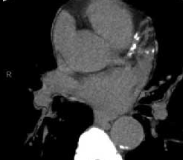
#> input picture uploads/with_plaque.png, 183 x 160 px
$ python -i image_utils.py   (imports and definitions only)
#> lines starting #> are read from the running program, lines starting #| are printed output that depends on the picture; after the words box and inside, x2 and y2 are one past the last pixel; in counts of white or black regions, pixels touching at a corner belong together
#> further down, picture is the input picture: shape (160, 183, 3); mean B, G, R 51.6, 51.6, 51.6
import cv2
import numpy as np
from flask import current_app

def allowed_file(filename):
    return "." in filename and filename.rsplit(".", 1)[1].lower() in current_app.config["ALLOWED_EXTENSIONS"]

def detect_plaque(image):
    if image is None:
        raise ValueError("Invalid image data")

    # Convert to grayscale
    gray = cv2.cvtColor(image, cv2.COLOR_BGR2GRAY)

    # Create a copy for heart region detection
    heart_image = gray.copy()

    # Apply threshold to separate heart from background
    _, heart_mask = cv2.threshold(heart_image, 50, 255, cv2.THRESH_BINARY)
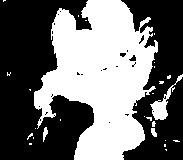
#> heart_mask: shape (160, 183); 43.5% white; 27 white regions (23 under 20 px), largest, box (x1, y1, x2, y2) and area: (34, 0, 158, 160) 12169, (150, 74, 183, 120) 357, (43, 127, 48, 142) 44, (151, 128, 157, 137) 38

    # Apply morphological operations to clean up heart mask
    kernel = np.ones((5,5), np.uint8)
    heart_mask = cv2.morphologyEx(heart_mask, cv2.MORPH_CLOSE, kernel)
#> heart_mask: shape (160, 183); 45.1% white; 13 white regions (9 under 20 px), largest, box (x1, y1, x2, y2) and area: (34, 0, 158, 160) 12542, (146, 74, 183, 137) 482, (27, 133, 34, 145) 47, (43, 127, 48, 142) 45
    heart_mask = cv2.morphologyEx(heart_mask, cv2.MORPH_OPEN, kernel)
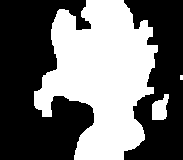
#> heart_mask: shape (160, 183); 43.5% white; 3 white regions (1 under 20 px)

    # Find heart contours
    heart_contours, _ = cv2.findContours(heart_mask, cv2.RETR_EXTERNAL, cv2.CHAIN_APPROX_SIMPLE)
#> heart_contours = 3 contours, 1 with area under 20; largest, box (x1, y1, x2, y2) and area: (34, 0, 158, 160) 12089, (152, 94, 169, 120) 275

    # Find the largest contour (assumed to be the heart)
    heart_contour = max(heart_contours, key=cv2.contourArea)
#> heart_contour = contour of 215 points, box (x1, y1, x2, y2) (34, 0, 158, 160), area 12089

    # Create heart region mask
    heart_region = np.zeros_like(gray)
    cv2.drawContours(heart_region, [heart_contour], -1, 255, -1)
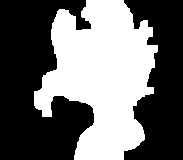
#> heart_region: shape (160, 183); 42.4% white; 1 white region, box (x1, y1, x2, y2) and area: (34, 0, 158, 160) 12416

    # Apply minimal Gaussian blur
    blurred = cv2.GaussianBlur(gray, (3, 3), 0)

    # Intensity thresholds for plaque detection
    thresholds = [
        (160, 14),  # High intensity
        (140, 11),  # Medium intensity
        (125, 8)    # Low intensity
    ]

    # Initialize detection parameters
    processed_image = image.copy()
    plaque_score = 0
    plaque_count = 0
    total_plaque_area = 0
    processed_regions = np.zeros_like(gray)

    def process_contour(contour, min_contrast):
        area = cv2.contourArea(contour)
        if 0.5 < area < 3000:
            mask = np.zeros_like(gray)
            cv2.drawContours(mask, [contour], -1, 255, -1)

            # Skip if region already processed
            if cv2.countNonZero(cv2.bitwise_and(processed_regions, mask)) > 0:
                return False, 0, 0

            # Extract region properties
            roi = cv2.bitwise_and(blurred, blurred, mask=mask)
            roi_values = roi[roi != 0]

            if len(roi_values) > 0:
                mean_intensity = np.mean(roi_values)
                max_intensity = np.max(roi_values)
                std_intensity = np.std(roi_values)

                # Analyze surrounding tissue
                x, y, w, h = cv2.boundingRect(contour)
                x1, y1 = max(0, x-3), max(0, y-3)
                x2, y2 = min(gray.shape[1], x+w+3), min(gray.shape[0], y+h+3)

                surround_mask = np.zeros_like(gray)
                cv2.rectangle(surround_mask, (x1, y1), (x2, y2), 255, -1)
                cv2.drawContours(surround_mask, [contour], -1, 0, -1)

                surround = cv2.bitwise_and(blurred, blurred, mask=surround_mask)
                surround_values = surround[surround != 0]

                if len(surround_values) > 0:
                    # Calculate contrast metrics
                    surround_mean = np.mean(surround_values)
                    surround_std = np.std(surround_values)
                    contrast = mean_intensity - surround_mean
                    max_contrast = max_intensity - surround_mean
                    local_variation = std_intensity / (mean_intensity + 1e-6)

                    # Adjust detection parameters based on spot size
                    if area < 1:
                        contrast_multiplier = 0.5
                        variation_threshold = 0.8
                        intensity_boost = 1.2
                    elif area < 2:
                        contrast_multiplier = 0.55
                        variation_threshold = 0.75
                        intensity_boost = 1.18
                    elif area < 3:
                        contrast_multiplier = 0.6
                        variation_threshold = 0.7
                        intensity_boost = 1.15
                    elif area < 5:
                        contrast_multiplier = 0.65
                        variation_threshold = 0.65
                        intensity_boost = 1.12
                    elif area < 10:
                        contrast_multiplier = 0.75
                        variation_threshold = 0.6
                        intensity_boost = 1.08
                    else:
                        contrast_multiplier = 1.0
                        variation_threshold = 0.5
                        intensity_boost = 1.0

                    # Evaluate plaque criteria
                    is_significant_contrast = (contrast > min_contrast * contrast_multiplier and
                                            max_contrast > min_contrast * 1.02)
                    is_distinct_from_background = (mean_intensity > surround_mean * 1.04 * intensity_boost)
                    is_not_noise = local_variation < variation_threshold
                    is_not_normal_variation = (contrast / surround_std) > 1.4

                    # Adjust contrast requirements based on tissue intensity
                    if surround_mean < 85:
                        min_contrast_multiplier = 1.6
                    elif surround_mean < 100:
                        min_contrast_multiplier = 1.4
                    elif surround_mean < 120:
                        min_contrast_multiplier = 1.2
                    elif surround_mean < 140:
                        min_contrast_multiplier = 1.0
                    else:
                        min_contrast_multiplier = 0.8

                    # Validate intensity levels
                    intensity_valid = True
                    if mean_intensity < 95:
                        intensity_valid = max_contrast > min_contrast * 1.7
                    elif mean_intensity < 110:
                        intensity_valid = max_contrast > min_contrast * 1.5
                    elif mean_intensity < 130:
                        intensity_valid = max_contrast > min_contrast * 1.3
                    elif mean_intensity < 150:
                        intensity_valid = max_contrast > min_contrast * 1.1

                    # Apply additional criteria for bright regions
                    if mean_intensity > 145:
                        intensity_boost *= 1.15
                        if area < 5:
                            contrast_multiplier *= 0.7

                    if area < 5 and mean_intensity > 150:
                        intensity_valid = True
                        min_contrast_multiplier *= 0.7

                    if area < 2 and mean_intensity > 140:
                        intensity_boost *= 1.2
                        contrast_multiplier *= 0.6

                    # Validate plaque detection
                    if (is_significant_contrast and
                        is_distinct_from_background and
                        is_not_noise and
                        is_not_normal_variation and
                        contrast > min_contrast * min_contrast_multiplier and
                        intensity_valid):

                        cv2.drawContours(processed_regions, [contour], -1, 255, -1)
                        return True, area, mean_intensity
        return False, 0, 0

    # Process all intensity levels
    for threshold, min_contrast in thresholds:
        _, mask = cv2.threshold(blurred, threshold, 255, cv2.THRESH_BINARY)
        mask = cv2.bitwise_and(mask, mask, mask=heart_region)

        # Minimal closing to avoid connecting non-plaque regions
        close_kernel = np.ones((2,2), np.uint8)
        mask = cv2.morphologyEx(mask, cv2.MORPH_CLOSE, close_kernel)

        contours, _ = cv2.findContours(mask, cv2.RETR_EXTERNAL, cv2.CHAIN_APPROX_SIMPLE)

        for contour in contours:
            is_plaque, area, intensity = process_contour(contour, min_contrast)
            if is_plaque:
                plaque_score += area * (intensity / 255.0)
                total_plaque_area += area
                plaque_count += 1

                # Calculate circle size
                actual_radius = np.sqrt(area / np.pi)
                (x, y), _ = cv2.minEnclosingCircle(contour)
                center = (int(x), int(y))

                # Adjust radius based on size
                if area < 5:  # Very small plaques
                    radius = int(actual_radius * 2.0)  # Reduced padding
                elif area < 10:  # Small plaques
                    radius = int(actual_radius * 1.5)  # Reduced padding
                else:
                    radius = int(actual_radius * 1.2)  # Minimal padding for larger spots

                radius = max(radius, 2)

                # Adjust line thickness based on radius
                thickness = 1 if radius < 5 else 2

                # Draw red circle
                cv2.circle(processed_image, center, radius, (0, 0, 255), thickness)
#> this loop made 3 passes
#> pass 1, in detect_plaque, `mask = cv2.morphologyEx(mask, cv2.MORPH_CLOSE, close_kernel)`:
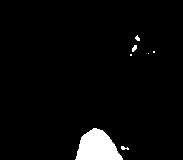
#> mask: shape (160, 183); 3.8% white; 7 white regions (4 under 20 px), largest, box (x1, y1, x2, y2) and area: (75, 128, 123, 160) 1032, (132, 45, 137, 52) 24, (121, 146, 129, 150) 21
#> pass 1, in process_contour, `roi = cv2.bitwise_and(blurred, blurred, mask=mask)`:
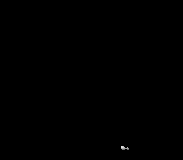
#> roi: shape (160, 183); min 0, max 225, mean 0.1
#> after the loop:
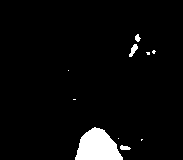
#> mask: shape (160, 183); 4.2% white; 10 white regions (6 under 20 px), largest, box (x1, y1, x2, y2) and area: (75, 127, 123, 160) 1083, (129, 44, 138, 57) 59, (120, 145, 131, 150) 40, (135, 34, 141, 42) 31
#> after the loop:
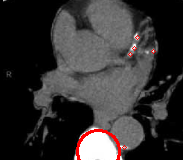
#> processed_image: shape (160, 183, 3); 1.03% of pixels changed, all inside (x1, y1, x2, y2) = (76, 35, 156, 160)
#> after the loop, plaque_count = 6; plaque_score = 979.9; total_plaque_area = 1017.5

    # Calculate final score based on both size and count
    size_score = min(total_plaque_area / 1000, 100)
#> size_score = 1.02
    count_score = min(plaque_count * 15, 100)
#> count_score = 90
    plaque_score = max(size_score, count_score)
#> plaque_score = 90

    # Determine the message based on plaque characteristics
    if plaque_count == 0:
        message = "Normal"
    elif plaque_count == 1 and total_plaque_area < 300:
        message = "Moderate Calcification"
    else:
        message = "Severe Calcification"

    # Convert processed image to bytes
    _, buffer = cv2.imencode('.png', processed_image)
    processed_image_bytes = buffer.tobytes()

    return plaque_score, processed_image_bytes, message

>>> import cv2
>>> picture = cv2.imread('../../uploads/with_plaque.png')
>>> result = detect_plaque(picture)
